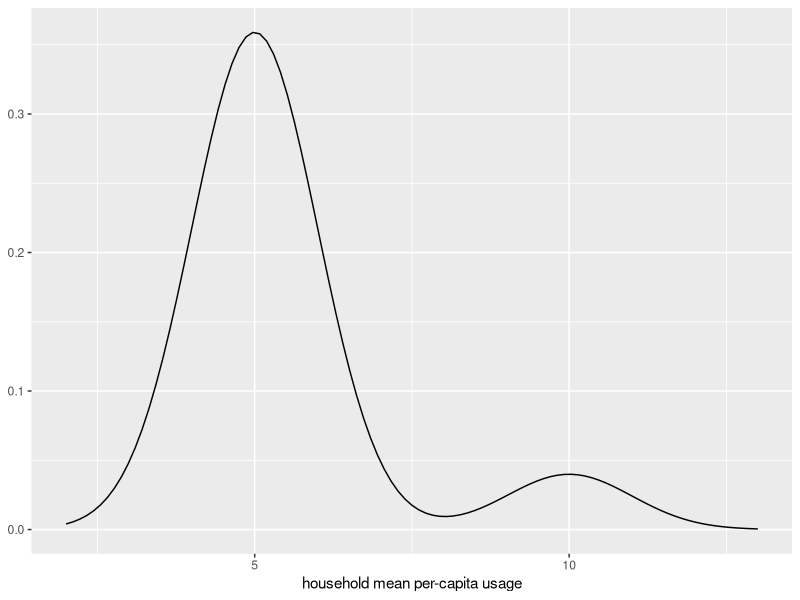
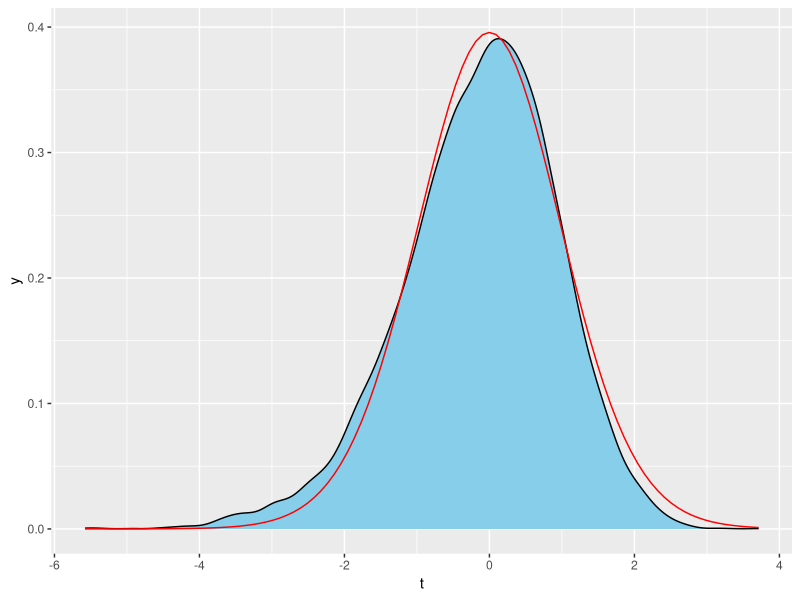

Here is the R script that generated these plots, in order:
## ---- chunk 1
library(ggplot2)
knitr::opts_chunk$set(
  fig.align = "center",
  warning = FALSE,
  message = FALSE
)
## ---- chunk 2
pop_fun <- function(x, p, mu1, sd1, mu2, sd2) {
  d1 <- p * dnorm(x, mean = mu1, sd = sd1)
  d2 <- (1 - p) * dnorm(x, mean = mu2, sd = sd2)
  d1 + d2
}
## ---- chunk 3
p <- 0.90 ## proportion of households that are of type 1
mu1 <- 5 ## mean of type 1
sd1 <- 1 ## standard deviation of type 1
mu2 <- 10. ## mean of type 2
sd2 <- 1 ## standard deviation of type 2
sw <- 1 ## variability between measurements, for all households
## ---- chunk 4
xlims <- c(
  lower = min(mu1 - 3 * sd1, mu2 - 3 * sd1),
  upper = max(mu1 + 3 * sd1, mu2 + 3 * sd1)
)
ggplot(data.frame(x = xlims), aes(x = x)) +
  stat_function(
    fun = pop_fun, 
    n = 101, 
    args = list(
      mu1 = mu1, 
      sd1 = sd1,
      mu2 = mu2,
      sd2 = sd2,
      p = p
    )) + 
  labs(
    x = "household mean per-capita usage",
    y = NULL
  )
## ---- chunk 5
household <- list(
  p = p,
  mu1 = mu1,
  sd1 = sd1,
  mu2 = mu2,
  sd2 = sd2,
  sw = sw
)
## ---- chunk 6
make_sample <- function(js, house) {
  n <- length(js)
  mean_h <- numeric(n)
  for (i in 1:n) {
    p <- house$p
    house_type <- sample(c(1, 2), size = 1, prob = c(p, 1 - p))
    house_mean <- ifelse(
      house_type == 1,
      rnorm(1, mean = house$mu1, sd = house$sd1),
      rnorm(1, mean = house$mu2, sd = house$sd2)
    )
    mean_h[i] <- mean(rnorm(js[i], mean = house_mean, sd = house$sw))
  }
  mean_h
}
## ---- chunk 7
samp <- make_sample(
  js = c(rep(4, 9), rep(3, 7)),
  house = household
)
samp
## ---- chunk 8
compute_from_sample <- function(data, level, mu) {
  n <- length(data)
  sample_mean <- sum(data) / n
  ss_between <- sum((sample_mean - data)^2)
  multiplier <- qt((1 + level) / 2, df = n - 1)
  margin <- multiplier * sqrt(ss_between / (n * (n - 1)))
  list(
    point_estimate = sample_mean, 
    margin = margin,
    interval = c(
      sample_mean - margin,
      sample_mean + margin
    ),
    t = (sample_mean - mu) / sqrt(ss_between / (n * (n - 1)))
  )
}
## ---- chunk 9
compute_from_sample(
  data = samp,
  level = 0.90,
  mu = p * mu1 + (1 - p) * mu2
)
## ---- chunk 10
simulate <- function(reps, house, js, level) {
  good <- logical(reps)
  ts <- numeric(reps)
  for (i in 1:reps) {
    samp <- make_sample(
      js = js,
      house = house
    )
    mu <- house$p * house$mu1 + (1 - house$p) * house$mu2
    results <- compute_from_sample(
      data = samp,
      level = level,
      mu = mu
    )
    lwr <- results$interval[1]
    upr <- results$interval[2]
    good[i] <- mu >= lwr & mu <= upr
    ts[i] <- results$t
  }
  list(
      good = good,
      t = ts,
      n = length(js)
    )
}
## ---- chunk 11
reps <- 10000
level <- 0.90
#js <- c(rep(4, 9), rep(3, 7))
js <- rep(2, 32)
sim_results <- simulate(
  reps = reps,
  house = household,
  js = js,
  level = level
)
## ---- chunk 12
mean(sim_results$good) * 100
## ---- chunk 13
deg_freedom <- sim_results$n - 1
df <- data.frame(t = sim_results$t)
ggplot(df, aes(x = t)) +
  geom_density(fill = "skyblue", color = "black") +
  stat_function(
    fun = dt,
    n = 101,
    args = list(df = deg_freedom),
    color = "red"
  )
## ---- chunk 14
library(stringr)
parse_js <- function(str) {
  pairs <- str_extract_all(
    str,
    pattern = "\\(\\d,\\s*\\d\\)"
  ) %>% 
  unlist()
  js <- numeric()
  for (i in 1:length(pairs)) {
    pair <- str_extract_all(pairs[i], pattern = "\\d") %>% 
      unlist() %>% 
      as.numeric()
    js <- c(js, rep(pair[1], times = pair[2]))
  }
  js
}
## ---- chunk 15
parse_js(str = "(4, 9), (3, 7)")
